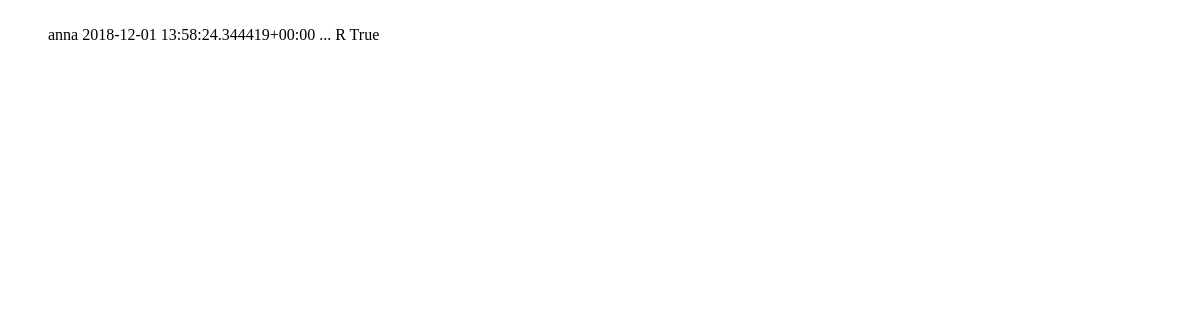
/polls/orders, run on an earlier commit of the app's database.
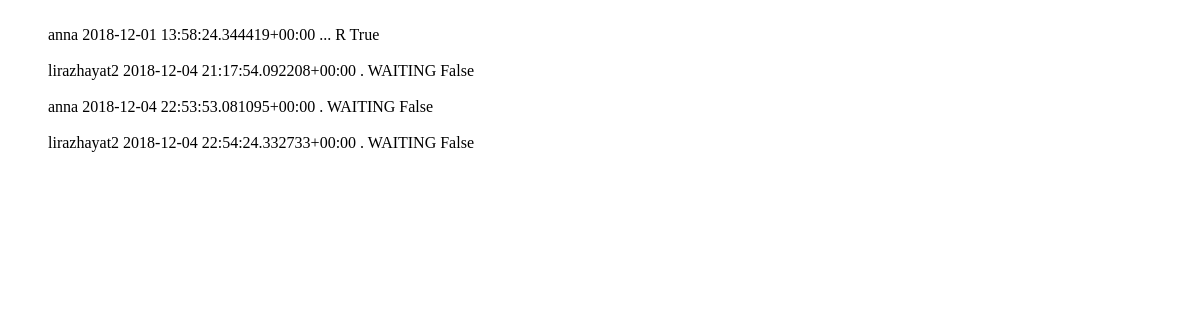
And on a later commit of the database.
### polls/models.py (models this page shows)
class Order(models.Model):
    user = models.ForeignKey(User, on_delete=models.CASCADE) #costumer ID
    orderDate = models.DateTimeField(auto_now_add=True) #the date of order creation
    ORDER_STATUS = (
        ('W', 'WAITING'),
        ('R', 'READY'),
        ('T', 'TAKE'),
    )
    orderStatus = models.CharField(max_length=1, choices=ORDER_STATUS, default='WAITING')
    remarks = models.CharField(max_length=300)  #remarks of the order
    ifSupplied = models.BooleanField(default=False)
    def __str__(self):
        return str(self.user) + " " +str(self.orderDate) +" " + str(self.remarks) + " " +str(self.orderStatus) + " " + str(self.ifSupplied)

### polls/views.py (the view)
# urls.py: path('orders', views.OrderView.as_view(), name='orders'),
class OrderView(generic.ListView):
    context_object_name = 'all_generics'
    template_name ='polls/generic_list.html'
    def get_queryset(self):
        return Order.objects.all()

### polls/models.py (called while the page is built)
def get_first_name(self):
    return str(self.username)

### polls/templates/polls/generic_list.html
{% if all_generics %}
    <ul>
    {% for generic in all_generics %}
        <br>{{generic}}</br>
    {% endfor %}
    </ul>
{% else %}
    <p>No items are available.</p>
{% endif %}

What changed in the data, as far as the page shows it:
added Order: user+orderDate+remarks "lirazhayat2 2018-12-04 21:17:54.092208+00:00 . WAITING False"
added Order: user+orderDate+remarks "anna 2018-12-04 22:53:53.081095+00:00 . WAITING False"
added Order: user+orderDate+remarks "lirazhayat2 2018-12-04 22:54:24.332733+00:00 . WAITING False"
